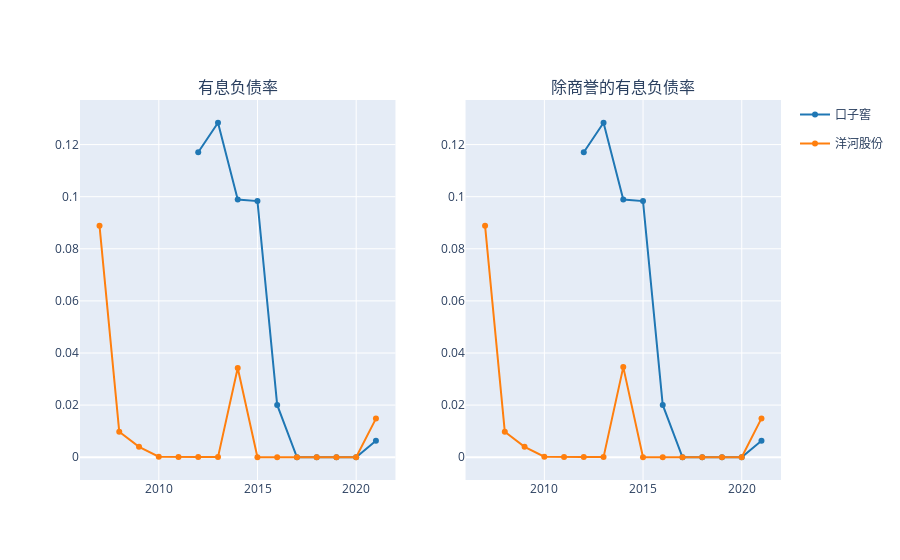

Notebook cell for this chart:
### Code cell
fig = make_subplots(1,2, subplot_titles=['有息负债率','除商誉的有息负债率'])

for i,k in enumerate(data_dfs.keys()):
    line_ = dict(color=DEFAULT_PLOTLY_COLORS[i])
    data_df = data_dfs[k]
    
    fig.append_trace(go.Scatter(x=data_df.index, y=data_df['debts_yx']/ data_df['total_assets'],name=k,line=line_,legendgroup=k),1,1)
    fig.append_trace(go.Scatter(x=data_df.index, y=data_df['debts_yx'] / (data_df['total_assets'] - data_df['goodwill']),name=k,line=line_,legendgroup=k, showlegend=False),1,2)
    
fig.show()

### Figure 1 — Plotly figure (JSON) as saved in the notebook; plotly's stock layout.template omitted (floating-point values rounded to 4 significant figures)
{"data": [{"legendgroup": "口子窖", "line": {"color": "rgb(31, 119, 180)"}, "name": "口子窖", "type": "scatter", "x": ["2020-12-31", "2019-12-31", "2018-12-31", "2017-12-31", "2016-12-31", "2015-12-31", "2014-12-31", "2013-12-31", "2012-12-31", "2011-12-31"], "xaxis": "x", "y": [0.006325, -1.052e-05, -1.131e-05, -1.303e-05, -1.757e-05, 0.02008, 0.0983, 0.09893, 0.1284, 0.1171], "yaxis": "y"}, {"legendgroup": "口子窖", "line": {"color": "rgb(31, 119, 180)"}, "name": "口子窖", "showlegend": false, "type": "scatter", "x": ["2020-12-31", "2019-12-31", "2018-12-31", "2017-12-31", "2016-12-31", "2015-12-31", "2014-12-31", "2013-12-31", "2012-12-31", "2011-12-31"], "xaxis": "x2", "y": [0.006325, -1.052e-05, -1.131e-05, -1.303e-05, -1.757e-05, 0.02008, 0.0983, 0.09893, 0.1284, 0.1171], "yaxis": "y2"}, {"legendgroup": "洋河股份", "line": {"color": "rgb(255, 127, 14)"}, "name": "洋河股份", "type": "scatter", "x": ["2020-12-31", "2019-12-31", "2018-12-31", "2017-12-31", "2016-12-31", "2015-12-31", "2014-12-31", "2013-12-31", "2012-12-31", "2011-12-31", "2010-12-31", "2009-12-31", "2008-12-31", "2007-12-31", "2006-12-31"], "xaxis": "x", "y": [0.01482, -3.741e-07, 4.035e-07, 1.387e-06, 2.319e-06, 3.839e-06, 5.564e-06, 0.03424, 3.508e-05, 5.137e-05, 9.233e-05, 0.000191, 0.004, 0.009781, 0.08882], "yaxis": "y"}, {"legendgroup": "洋河股份", "line": {"color": "rgb(255, 127, 14)"}, "name": "洋河股份", "showlegend": false, "type": "scatter", "x": ["2020-12-31", "2019-12-31", "2018-12-31", "2017-12-31", "2016-12-31", "2015-12-31", "2014-12-31", "2013-12-31", "2012-12-31", "2011-12-31", "2010-12-31", "2009-12-31", "2008-12-31", "2007-12-31", "2006-12-31"], "xaxis": "x2", "y": [0.01489, -3.761e-07, 4.058e-07, 1.396e-06, 2.336e-06, 3.871e-06, 5.618e-06, 0.03458, 3.55e-05, 5.213e-05, 9.461e-05, 0.000191, 0.004, 0.009781, 0.08882], "yaxis": "y2"}], "layout": {"annotations": [{"font": {"size": 16}, "showarrow": false, "text": "有息负债率", "x": 0.225, "xanchor": "center", "xref": "paper", "y": 1, "yanchor": "bottom", "yref": "paper"}, {"font": {"size": 16}, "showarrow": false, "text": "除商誉的有息负债率", "x": 0.775, "xanchor": "center", "xref": "paper", "y": 1, "yanchor": "bottom", "yref": "paper"}], "xaxis": {"anchor": "y", "domain": [0, 0.45]}, "xaxis2": {"anchor": "y2", "domain": [0.55, 1]}, "yaxis": {"anchor": "x", "domain": [0, 1]}, "yaxis2": {"anchor": "x2", "domain": [0, 1]}}}
